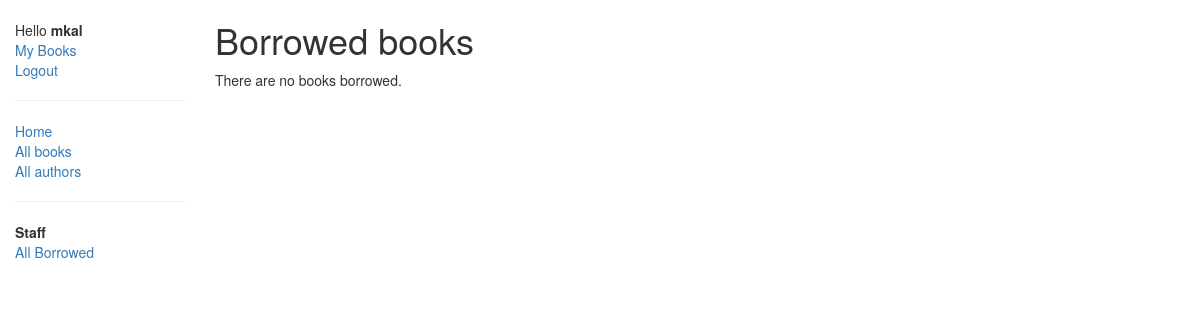
Before: /catalog/mybooks/ (signed in) with the older database file.
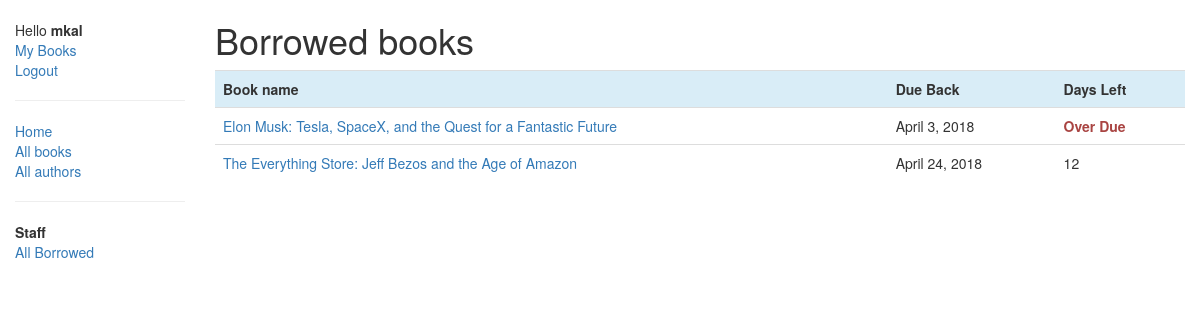
After: the same page with the newer database file.
### catalog/models.py (models this page shows, shortened)
class BookInstance(models.Model):
    id = models.UUIDField(primary_key=True, default=uuid.uuid4,
                          help_text="Unique ID for this particular book across whole library")
    book = models.ForeignKey('Book', on_delete=models.SET_NULL, null=True)
    imprint = models.CharField(max_length=200)
    due_back = models.DateField(null=True, blank=True)
    borrower = models.ForeignKey(User, on_delete=models.SET_NULL, null=True, blank=True)
    LOAN_STATUS = (
        ('m', 'Maintenance'),
        ('o', 'On loan'),
        ('a', 'Available'),
        ('r', 'Reserved'),
    )
    status = models.CharField(max_length=1, choices=LOAN_STATUS, blank=True, default='m', help_text='Book availability')
    @property
    def left_days(self):
        return (self.due_back - date.today()).days
    class Meta:
        ordering = ["due_back"]
        permissions = (("can_mark_returned", "Set book as returned"),)

class Book(models.Model):
    title = models.CharField(max_length=200)
    author = models.ForeignKey('Author', on_delete=models.SET_NULL, null=True)
    summery = models.TextField(max_length=1000, help_text="Enter a brief description of the book ")
    isbn = models.CharField('ISBN', max_length=13,
                            help_text='13 Character <a href="https://www.isbn-international.org/content/what-isbn">ISBN number</a>')
    genre = models.ManyToManyField(Genre, help_text="Select a genre for this book.")
    language = models.ForeignKey('Language', on_delete=models.SET_NULL, null=True)
    def display_genre(self):
        return ", ".join([genre.name for genre in self.genre.all()[:3]])
    display_genre.short_description = 'Genre'

### catalog/views.py (the view)
# urls.py: path('mybooks/', views.LoanedBooksByUserListView.as_view(), name="mybooks"),
class LoanedBooksByUserListView(BookInstanceListView):
    template_name = 'lists/loaned_book_list.html'
    def get_queryset(self):
        return BookInstance.objects.filter(borrower=self.request.user).filter(status__exact='o').order_by('due_back')

### catalog/templates/lists/loaned_book_list.html
{% extends "base.html" %}
{% block content %}
    <h1>Borrowed books</h1>
    {% if bookinstance_list %}
        <table class="table">
            <tr class="info">
                <th>Book name</th>
                <th>Due Back</th>
                <th>Days Left</th>
            </tr>
            {% for bookinstance in bookinstance_list %}
                <tr>
                    <td><a href="{% url 'book-detail' bookinstance.book.pk %}">{{ bookinstance.book.title }}</a></td>
                    <td>{{ bookinstance.due_back }}</td>
                    {% if bookinstance.left_days < 0 %}
                        <td class="text-danger"><strong>Over Due</strong></td>
                    {% else %}
                        <td>{{ bookinstance.left_days }}</td>
                    {% endif %}
                </tr>
            {% endfor %}
        </table>
    {% else %}
        <p>There are no books borrowed.</p>
    {% endif %}
{% endblock %}

Changed rows visible on the page:
now on this page (row edited): BookInstance: book "Elon Musk: Tesla, SpaceX, and the Quest for a Fantastic Future", due_back "April 3, 2018", shows "Over Due"
now on this page (row edited): BookInstance: book "The Everything Store: Jeff Bezos and the Age of Amazon", due_back "April 24, 2018", left_days "12"
Other visible differences:
text no longer shown: "There are no books borrowed."
text now shown: "Book name Due Back Days Left"
